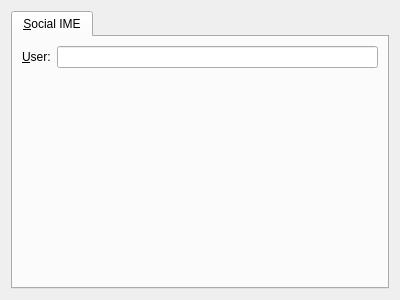
<?xml version="1.0" encoding="UTF-8"?>
<ui version="4.0">
 <class>Settings</class>
 <widget class="QWidget" name="Settings">
  <property name="geometry">
   <rect>
    <x>0</x>
    <y>0</y>
    <width>400</width>
    <height>300</height>
   </rect>
  </property>
  <layout class="QVBoxLayout" name="verticalLayout">
   <item>
    <widget class="QTabWidget" name="tabWidget">
     <property name="currentIndex">
      <number>0</number>
     </property>
     <widget class="QWidget" name="tab">
      <attribute name="title">
       <string>&amp;Social IME</string>
      </attribute>
      <layout class="QFormLayout" name="formLayout">
       <item row="0" column="0">
        <widget class="QLabel" name="label">
         <property name="text">
          <string>&amp;User:</string>
         </property>
         <property name="buddy">
          <cstring>user</cstring>
         </property>
        </widget>
       </item>
       <item row="0" column="1">
        <widget class="QLineEdit" name="user"/>
       </item>
      </layout>
     </widget>
    </widget>
   </item>
  </layout>
 </widget>
 <resources/>
 <connections/>
</ui>
